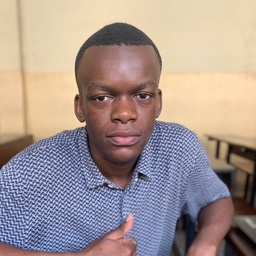
#> input picture franklin.jpg, 256 x 256 px, shrunk from 999 x 1000 before the run
$ python PerceCrypt.py
#> lines starting #> are read from the running program, lines starting #| are printed output that depends on the picture
### Extrait_rgb.py
from PIL import Image
import random
import math
import matplotlib.pyplot as plt
import numpy as np

"""
    image_path (str) : chaine contenant le chemin vers l'image
    largeur, hauteur (tuple) : tuple contenant les dimensions de l'image
    pixels_rgb (list) : liste qui contiendra les tuples rgb de chaque pixel
    r, g, b (tuple) : tuple qui contiendra le code rgb du pixel à la position (x, y)
"""

def extraire_rgb(image_path):

    # ouvrir l'image
    img = Image.open(image_path)

    # obtenir les dimensions de l'image
    largeur, hauteur = img.size

    # créer une liste pour stocker les valeurs RGB
    pixels_rgb = []

    # parcourir chaque pixel de l'image
    for y in range(hauteur):
        for x in range(largeur):

            # affectation des valeurs rgb au tuple
            r, g, b = img.getpixel((x, y))

            # ajout des valeurs rgb à la liste de sortie
            pixels_rgb.append((r, g, b))

    return pixels_rgb

### Poids_n.py
import math

def logistique(x_a=0.3, a_a=3.95 ):
    """
        x (float) : point de depart de la suite logistique
        a (float) : coefficient lambda de la suite logistique
        P (list) : liste qui contiendra les poids générer par la suite logistique
        Suite (list) : liste qui contiendra la suite supercroisante
    """
    # initialisation des valeurs
    P = []
    P.append(2)

    Suite = []
    K = 10 ** 7

    x = x_a
    a = a_a

    while P[0] <= 2 and sum(P)<65536:
        P = []
        for i in range(8):
            # obtention de la valeur absolue des resultats de la suite
            x = abs(a * x * (1-x))

            # transformation x de R vers Z/nZ
            p = math.floor(x * K) % 256
            P.sort()
            # ajout des valeurs à la liste
            P.append(sum(P)+ p)

        # trie de la liste des poids génerer
        P.sort()

    while sum(P)<65536:
        return P

### Chiffre.py
from PIL import Image
import random
import math

"""
    suite (list) : liste contenant les valeurs de la suite supercroissante
    pixels_rgb (list) : liste contenant les pixels rgb
    pixels_crypt (list) : liste contenant les pixels chiffrés
    somme (int) : resultat de la somme des valeurs de la suite
    sac (int) : resultat de l'agrégation des valeurs de la suite et des bits
    C (int) : resltat du chiffrement

"""

def chiffrement(pixels_rgb, suite):
    # initialisation des listes des pixels chiffrés
    pixels_crypt_a = []
    pixels_crypt_b = []

    for i in pixels_rgb:

        # recuperation des tuples contenant les pixels chiffrés
        rgb_a, rgb_b = rgb_bit_rgb(i, suite)

        # constitution de la liste des pixels chiffrés
        pixels_crypt_a.append(rgb_a)
        pixels_crypt_b.append(rgb_b)

    return pixels_crypt_a, pixels_crypt_b

def rgb_bit_rgb(RGB, suite):
    # initialisation du tuple contenant les pixels
    rgb_ca = ()
    crypt_a = []

    rgb_cb = ()
    crypt_b = []

    for code in RGB:

        # initialisation du tableau qui contiendra les différents bits
        Bit = []

        # transformation des codes en bits sous forme de chaine de caractères
        b = bin(code)[2:]

        # normalisation des valeurs sous huit bits
        b = ( '0' * ( 8 - len(b) ) ) + b

        for i in b:

            # transformation des bits en entier et constitution de la liste des bits
            Bit.append(int(i))

        # resultat du chiffrement du code
        CA, CB = rgb_crypt(Bit, suite)

        # constitution des listes contenant le quotient et le reste
        crypt_a.append(CA)
        crypt_b.append(CB)

    rgb_ca = tuple(crypt_a)
    rgb_cb = tuple(crypt_b)

    return rgb_ca, rgb_cb

def rgb_crypt(N, suite):
    # initialisation des variables sac et somme
    Somme = 0
    Sac = 0

    for i in range(8):

        # constitution de la suite et du sac à dos
        Somme += suite[i]
        Sac += suite[i] * N[i]

    # calcule en deux valeurs
    chiff_a = Sac // 256
    chiff_b = Sac - 256*chiff_a

    return chiff_a, chiff_b

### Reconstruit_rgb.py
from PIL import Image
import random
import math

"""
    pixels_crypt (list) : liste contenant les pixels chiffrés
    r, g, b (tuple) : tuple contenant les codes rgb

"""

def reconstituer_image(pixels_crypt, largeur, hauteur):
    # créer une nouvelle image vide
    img = Image.new(mode='RGB', size=(largeur, hauteur), color=(255, 255, 255))

    # parcourir chaque pixel et mettre à jour la valeur RGB
    i = 0

    for x in range(largeur):
        for y in range(hauteur):

            # affectation des codes RGB chiffrées
            img.putpixel((x, y), pixels_crypt[i])
            i += 1

    retourne = img.transpose(Image.FLIP_LEFT_RIGHT)
    rotation = retourne.rotate(90)

    return rotation

### Dechiffre.py
from PIL import Image
import random
import math
import Extrait_rgb as EXT
import Poids_n as PDS
import Chiffre as CFR
import Reconstruit_rgb as REC

"""
imageA = "C:/Users/Sir_michou/Desktop/Code/Module du Cryptosystème/vidaAAAA.jpg"
imageB = "C:/Users/Sir_michou/Desktop/Code/Module du Cryptosystème/vidaBBBB.jpg"

"""

def dechiffrement(pixels_crypt_a, pixels_crypt_b, suite):
    # initialisation de la liste contenant le sac et
    # initialisation de la liste contenant les pixels
    pixels_sac = []
    pixels_decrypt = []

    for rgb_a, rgb_b in zip(pixels_crypt_a, pixels_crypt_b):

        # recuperation des tuples quotients et restes
        # transformations en sac suppercroissant
        sac = sac_rgb(rgb_a, rgb_b)

        # constitution des tuples en liste
        pixels_sac.append(sac)

    # dechiffrement des sacs supercroissants
    pixels_decrypt = sac_bit_rgb(suite, pixels_sac)

    return pixels_decrypt

def sac_rgb(rgb_a, rgb_b):
    # initialisation du tuple qui contiendra les sacs
    rgb = ()
    decrypt = []
    Sac = 0

    for ca, cb in zip(rgb_a, rgb_b):
        # reconstitution du sac
        Sac = 256*ca + cb
        # ajout du sac dans la liste temporaire
        decrypt.append(Sac)

    # transformation de la liste en tuple
    rgb = tuple(decrypt)

    return rgb

def sac_bit_rgb(suite, pixels_sac):
    # initialisation de la liste qui contiendra la liste des pixels dechiffrer
    pixels_decrypt = []

    # initialisation de la bit selon le rang
    B = [1, 10, 100, 1000, 10000, 100000, 1000000, 10000000]

    for rgb in pixels_sac:

        # initialisation du tuple qui contiendra le rgb dechiffre
        dec_A = []
        dec_B = ()

        for sac in rgb:

            # initialisation de la variable qui contiendra la valeur en bit
            b = 0

            for i in range(8):

                # obtention des bits cachés dans le sac
                if sac >= suite[7-i]:

                    # constitution du binaire
                    b += B[i]
                    sac -= suite[7-i]

            b = str(b)
            code = 0

            for i in range(len(b)):
                # decodage des binaires en entier
                if b[i] == '1':
                    code += 2**i

            # ajout à la liste du code couleur
            dec_A.append(code)

        # transformation en tuple rgb
        dec_B = tuple(dec_A)
        # ajout à la liste
        pixels_decrypt.append(dec_B)

    return pixels_decrypt

### PerceCrypt.py
from PIL import Image
import math
import time
import random
import Poids_n as PDS
import Chiffre as CFR
import Dechiffre as DCFR
import Extrait_rgb as EXT
import Reconstruit_rgb as REC

# Récupération du chemin d'entrée

print("Entrez le chemin absolue ou relatif de l\'image jpg/jpeg à chiffrer ")
print("(Note : utiliser slash comme séparateur et non anti-slash) \n \n")

image_path = str(input(" Chemin : "))
#> the answer given: franklin.jpg
print(f" L'image est à l'adresse :{image_path} ")

# Extraction des dimensions

photo = Image.open(image_path)
#> photo is the input picture: PIL image 256x256 RGB; mean R, G, B 164.9, 148.9, 143.9
largeur, hauteur = photo.size
#> largeur = 256; hauteur = 256

# Extraction des pixels rgb de l'image jpg/jpeg et stockage dans une liste

pixels_rgb = EXT.extraire_rgb(image_path)
#> after the loop in extraire_rgb, `for y in range(hauteur):`: pixels_rgb = 65536 items
#> pixels_rgb = 65536 items
print("Extraction des pixels réussie... \n")

# Génération de la suite supercroissante et stockage dans une liste

suite = PDS.logistique(0.3, 3.85)
print("Génération de la clé secrète réussie... \n")

# Chiffrement des pixels rgb et scisions en deux listes

pixels_cryptA, pixels_cryptB = CFR.chiffrement(pixels_rgb, suite)
#> the loop in chiffrement, `for i in pixels_rgb:` made 65536 passes
#> (i, rgb_a, rgb_b) on passes 1 to 3: ((225, 202, 170), (37, 23, 23), (10, 13, 58)), ((225, 202, 170), (37, 23, 23), (10, 13, 58)), ((225, 202, 170), (37, 23, 23), (10, 13, 58))
print("Chiffrement réussi... \n")

# Construction des images

finitionA = REC.reconstituer_image(pixels_cryptA, hauteur, largeur)
#> in reconstituer_image, `img = Image.new(mode='RGB', size=(largeur, hauteur), color=(255, 255, ..`: img: PIL image 256x256 RGB; every value is 255
#> after the loop in reconstituer_image, `for x in range(largeur):`:
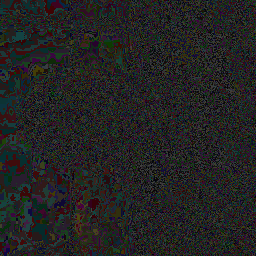
#> img: PIL image 256x256 RGB; mean R, G, B 35.2, 35.2, 34.9
finitionA.save("chiffre_a.jpg")

finitionB = REC.reconstituer_image(pixels_cryptB, hauteur, largeur)
#> call 2 of reconstituer_image, with largeur = 256, hauteur = 256
#> after the loop in reconstituer_image (call 2), `for x in range(largeur):`:
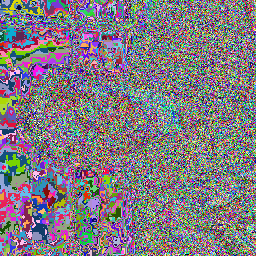
#> img: PIL image 256x256 RGB; mean R, G, B 128.2, 122, 129.5
#> in reconstituer_image (call 2), `retourne = img.transpose(Image.FLIP_LEFT_RIGHT)`:
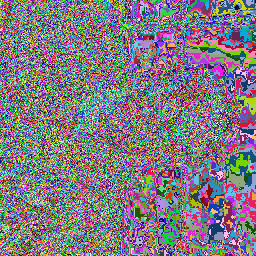
#> retourne: PIL image 256x256 RGB; mean R, G, B 128.2, 122, 129.5
#> in reconstituer_image (call 2), `rotation = retourne.rotate(90)`:
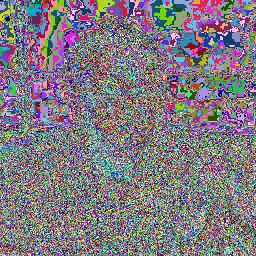
#> rotation: PIL image 256x256 RGB; mean R, G, B 128.2, 122, 129.5
finitionB.save("chiffre_b.jpg")

print("Chiffrement finalisé... \n")

# Déchiffrement des pixels

pixels_decrypt = DCFR.dechiffrement(pixels_cryptA, pixels_cryptB, suite)
#> the loop in dechiffrement, `for rgb_a, rgb_b in zip(pixels_crypt_a, pixels_crypt_b):` made 65536 passes
#> (rgb_a, rgb_b) on passes 1 to 3: ((37, 23, 23), (10, 13, 58)), ((37, 23, 23), (10, 13, 58)), ((37, 23, 23), (10, 13, 58))
#> the loop in sac_bit_rgb, `for rgb in pixels_sac:` made 65536 passes
#> rgb on passes 1 to 3: (9482, 5901, 5946), (9482, 5901, 5946), (9482, 5901, 5946)
print("Déchiffrement réussie... \n")

# Reconstruction de l'image

finitionC = REC.reconstituer_image(pixels_decrypt, hauteur, largeur)
#> call 3 of reconstituer_image, with largeur = 256, hauteur = 256
#> after the loop in reconstituer_image (call 3), `for x in range(largeur):`:
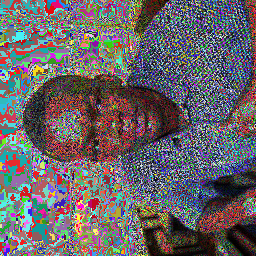
#> img: PIL image 256x256 RGB; mean R, G, B 105, 99.8, 103.9
#> in reconstituer_image (call 3), `retourne = img.transpose(Image.FLIP_LEFT_RIGHT)`:
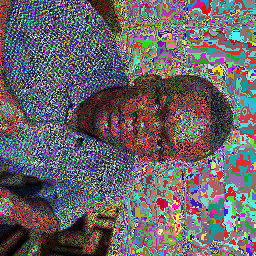
#> retourne: PIL image 256x256 RGB; mean R, G, B 105, 99.8, 103.9
#> in reconstituer_image (call 3), `rotation = retourne.rotate(90)`:
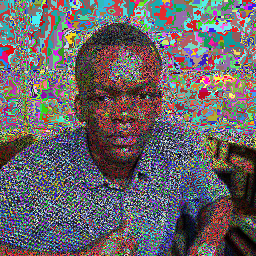
#> rotation: PIL image 256x256 RGB; mean R, G, B 105, 99.8, 103.9
finitionC.save("Dechiffre.jpg")
print("Déchiffrement finalisé... ")
